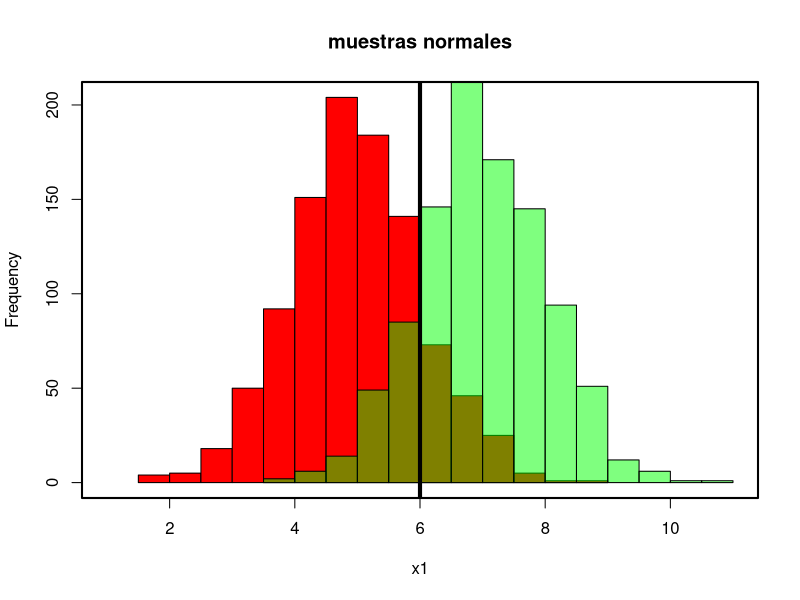

Recreate this plot in R.
#practica 2 analisis discriminante

library(dplyr)
library(ggplot2)
# 1)
set.seed(2020)

n <- 1000

x1 <- rnorm(n, 5, 1)
x2 <- rnorm(n, 7, 1)


hist(x1, xlim=c(1,11), col = "red", main = "muestras normales")
hist(x2, add = T, col=rgb(0, 1, 0, 0.5)) #los colores
abline(v=6, lwd = 4) #la linea
box(lwd = 2) #para encerrarlo en una caja

mm <- (mean(x1) - mean(x2))/ 2
mm
# 2)
# Errores

e1 <- sum(ifelse(x1 > mm, 1, 0)) / length(x1); e1*100
e2 <- sum(ifelse(x2 > mm, 1, 0)) / length(x2); e2*100


# Funcion para clasificar

clasificar <- function(z) {
  set.seed(2020)
  ifelse (z > (mean(x1) - mean(x2))/ 2, "Grupo 2", "Grupo 1")
}
clasificar(5.1)
clasificar(8.2)






